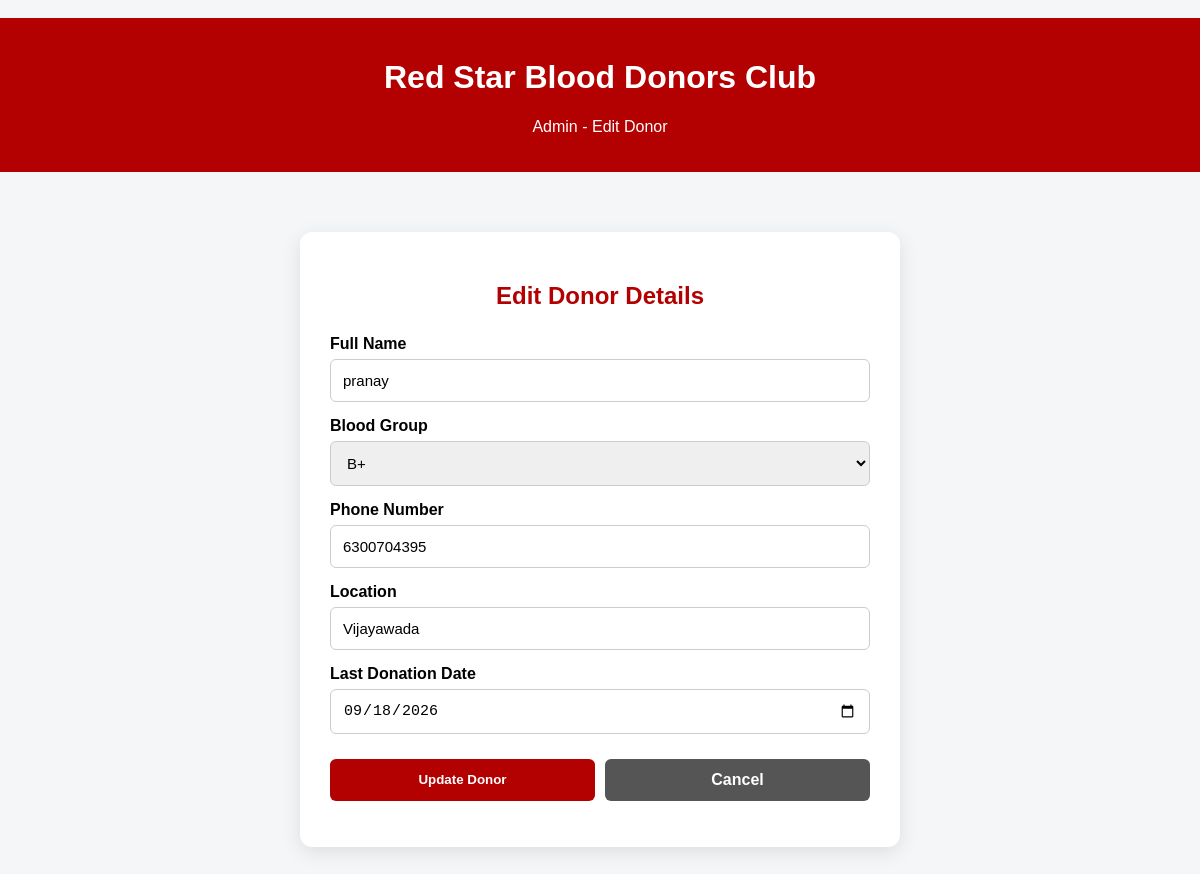
Page /admin/donors/edit/4 (signed in) on the committed database.
### app.py (models this page shows)
class Donor(db.Model):
    id = db.Column(db.Integer, primary_key=True)
    name = db.Column(db.String(100), nullable=False)
    blood_group = db.Column(db.String(10), nullable=False)
    phone = db.Column(db.String(20), nullable=False)
    location = db.Column(db.String(100), nullable=False)
    last_donation_date = db.Column(db.String(20))

### app.py (the view, shortened to what this page needs)
@app.route("/admin/donors/edit/<int:id>", methods=["GET", "POST"])
@login_required
def admin_edit_donor(id):
    donor = Donor.query.get_or_404(id)
    return render_template("admin_edit_donor.html", donor=donor)

### app.py (called while the page is built)
@login_manager.user_loader
def load_user(user_id):
    return db.session.get(Admin, int(user_id))

### templates/admin_edit_donor.html (shortened to what this page needs)
﻿<!DOCTYPE html>
<html lang="en">
<head>
</head>
<body>
<div class="header">
    <h1>Red Star Blood Donors Club</h1>
    <p>Admin - Edit Donor</p>
</div>
<div class="container">
    <div class="card">
        <h2>Edit Donor Details</h2>
        <form method="POST">
            <label>Full Name</label>
            <input
                type="text"
                name="name"
                value="{{ donor.name }}"
                required
            >
            <label>Blood Group</label>
            <select name="blood_group" required>
                <option value="B+" {% if donor.blood_group == "B+" %}selected{% endif %}>B+</option>
            </select>
            <label>Phone Number</label>
            <input
                type="text"
                name="phone"
                value="{{ donor.phone }}"
                required
            >
            <label>Location</label>
            <input
                type="text"
                name="location"
                value="{{ donor.location }}"
                required
            >
            <label>Last Donation Date</label>
            <input
                type="date"
                name="last_donation_date"
                value="{{ donor.last_donation_date or '' }}"
            >
            <div class="buttons">
                <button type="submit">
                    Update Donor
                </button>
                <a href="/admin/donors" class="cancel">
                    Cancel
                </a>
            </div>
        </form>
    </div>
</div>
</body>
</html>

### templates/admin_edit_donor.html (style rules this page uses)
body { margin: 0; font-family: Arial, sans-serif; background: #f5f6f8; }
.header { background: #b30000; color: white; padding: 20px; text-align: center; }
.container { max-width: 600px; margin: 40px auto; padding: 20px; }
.card { background: white; padding: 30px; border-radius: 12px; box-shadow: 0 5px 20px rgba(0,0,0,0.10); }
h2 { color: #b30000; text-align: center; margin-bottom: 25px; }
label { display: block; margin-top: 15px; margin-bottom: 6px; font-weight: bold; }
input, select { width: 100%; box-sizing: border-box; padding: 12px; border: 1px solid #ccc; border-radius: 6px; font-size: 15px; }
.buttons { margin-top: 25px; display: flex; gap: 10px; }
button, .cancel { flex: 1; padding: 12px; border: none; border-radius: 6px; font-weight: bold; text-align: center; text-decoration: none; cursor: pointer; }
button { background: #b30000; color: white; }
.cancel { background: #555; color: white; }

### rows in the picture
Donor: name "pranay", blood_group "B+", phone "6300704395", location "Vijayawada", last_donation_date "09/18/2026"
